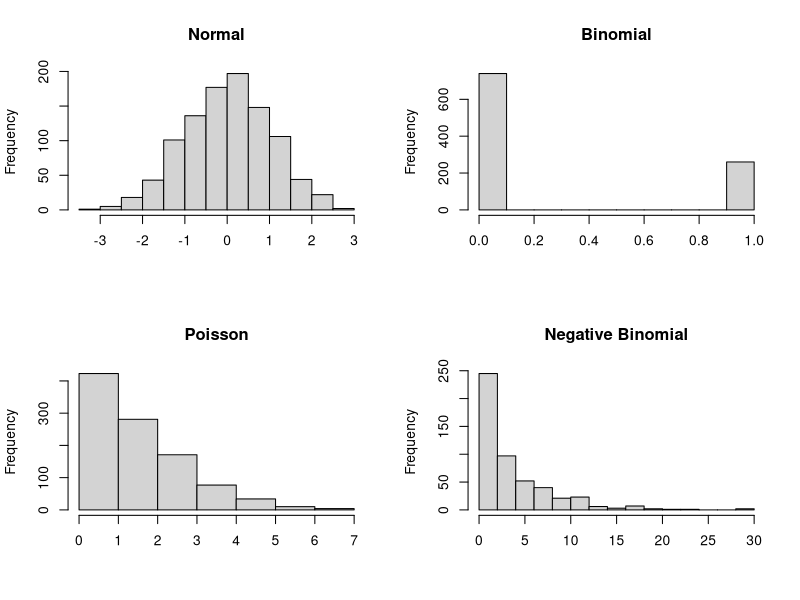
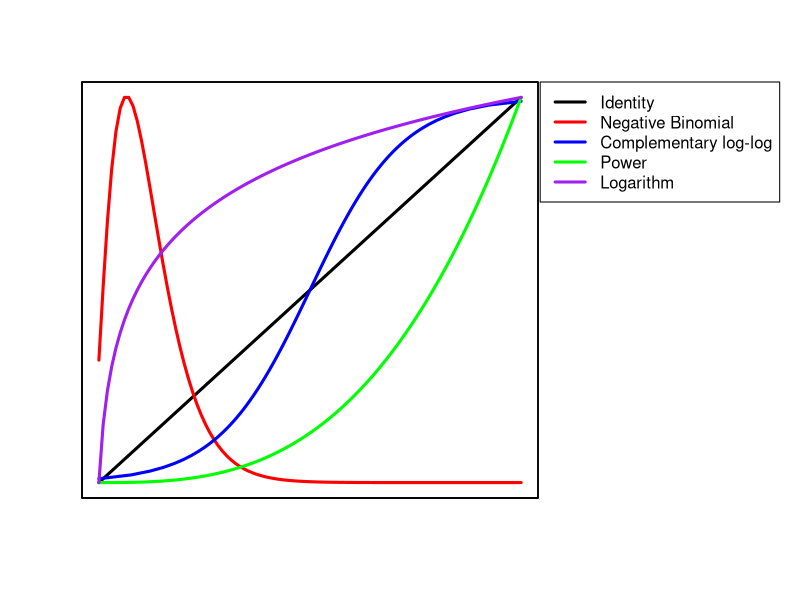
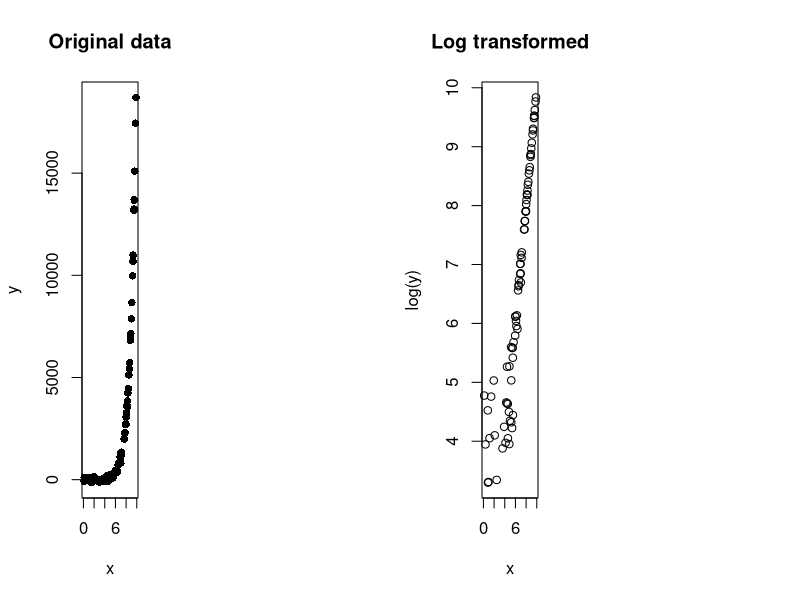
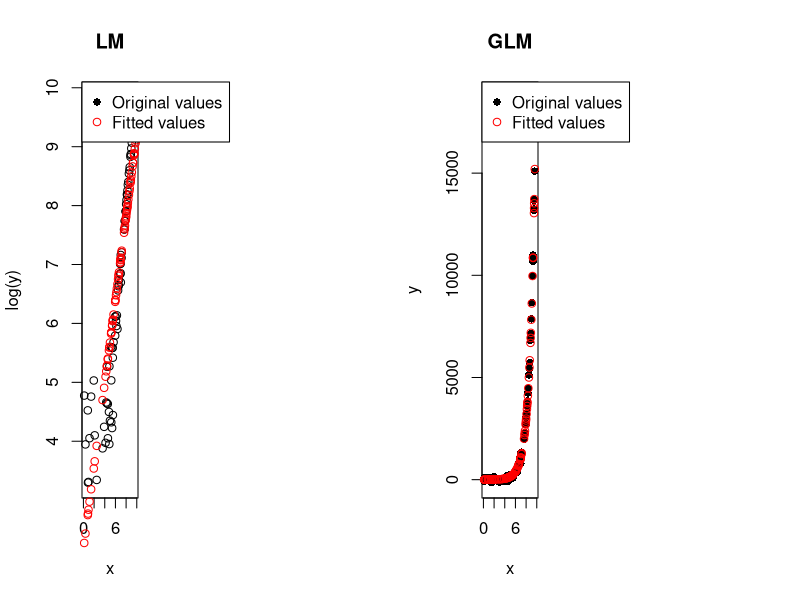
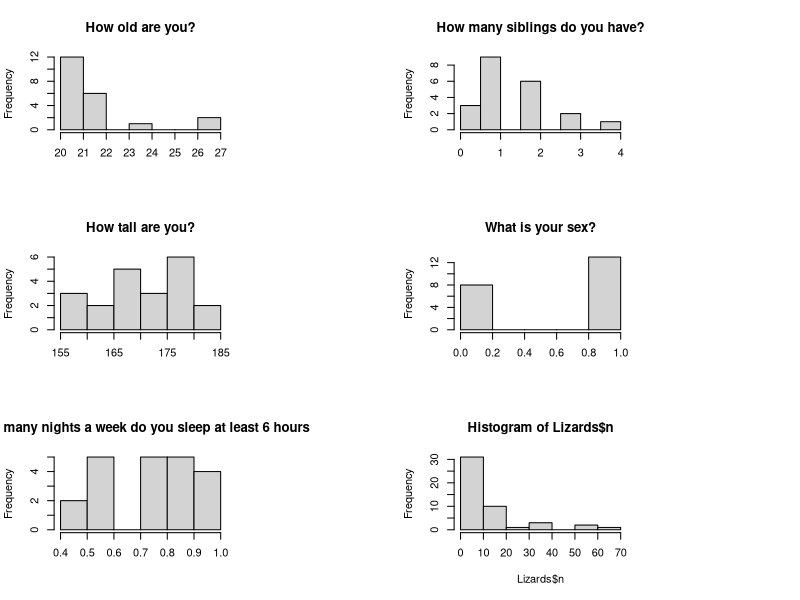
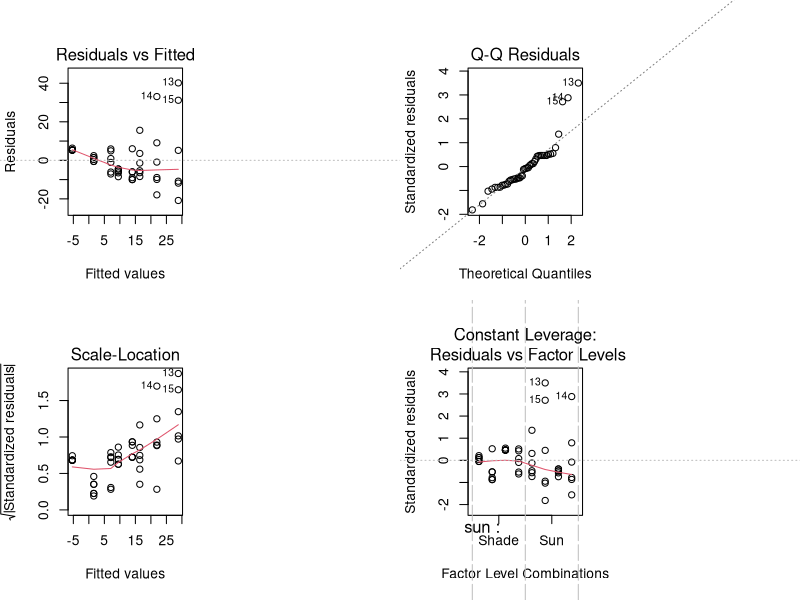
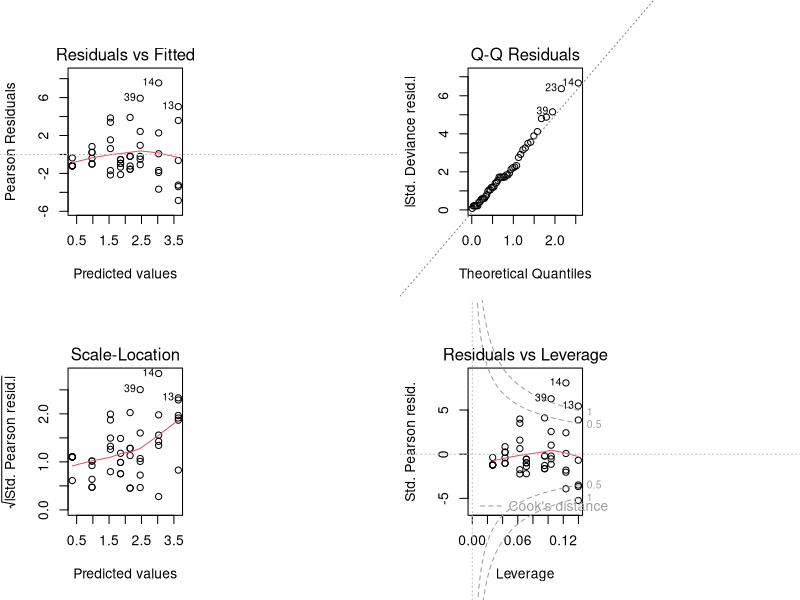
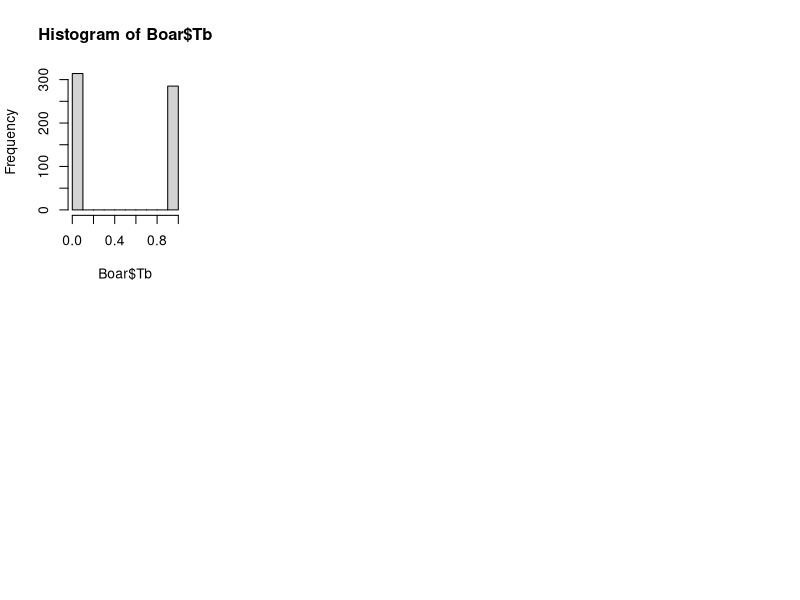

Write the R code that produced these figures, in order.
## ---- chunk 1

par(mfrow = c(2,2))
normal <- rnorm(1000)
hist(normal, main = 'Normal', xlab = NULL)

binom <- rbinom(1000, 1, 0.3)
hist(binom, main = 'Binomial', xlab = NULL)

pois <- rpois(1000, 2)
hist(pois, breaks = 9, main = 'Poisson', xlab = NULL)

negbim <- rnbinom(500, mu = 4, size = 1)
hist(negbim, breaks = 20, main = 'Negative Binomial', xlab = NULL)

## ---- chunk 2
par(mfrow = c(1,1))
x <- 1:100
p <- seq(0, 1, 0.01)
Power <- x^3
Logarithm <- log(x)
loglog <- log(p/(1-p))
negbimdis <- dnbinom(x, 3, 0.2)

par(mar=c(5.1, 4.1, 4.1, 13.1), xpd=TRUE)
plot(x, x, type = 'l', lwd = 3, ylab = '', xlab = '', xaxt='n', yaxt='n', bty='L')
par(new=TRUE)
plot(x, negbimdis, type = 'l', lwd = 3, col = 'red', ylab = '', xlab = '', xaxt='n', yaxt='n')
par(new=TRUE)
plot(loglog, p, type = 'l', lwd = 3, col = 'blue', ylab = '', xlab = '', xaxt='n', yaxt='n')
par(new=TRUE)
plot(x, Power, type = 'l', lwd = 3, col = 'green', ylab = '', xlab = '', xaxt='n', yaxt='n')
par(new=TRUE)
plot(x, Logarithm, type = 'l', lwd = 3, col = 'purple', ylab = '', xlab = '', xaxt='n', yaxt='n')
legend(x = 'topright', inset=c(-0.53,0), legend = c('Identity', 'Negative Binomial', 'Complementary log-log', 'Power', 'Logarithm'), col = c('black', 'red', 'blue', 'green', 'purple'), lwd = 3)

## ---- chunk 3
x <- runif(100, 0, 10)
y <- exp(x) + rnorm(length(x), mean = 0, sd = 100)
par(mfrow = c(1,2))
plot(x, y, pch = 16, main = 'Original data')
plot(x, log(y), main = 'Log transformed')
## ---- chunk 4
model1 <- lm(log(y)~x)
model2 <- glm(y~x, family = gaussian (link = "log"), start=c(1, 1))
## ---- chunk 5
par(mfrow = c(1,2))

plot(x, log(y), main = 'LM')
fitedx <- x[as.numeric(names(model1$fitted.values))]
points(fitedx, model1$fitted.values, col = 'red')
legend(x = 'topleft', legend = c('Original values','Fitted values'), pch = c(16, 1), col = c('black','red'))

plot(x, y, pch = 16, main = 'GLM')
points(x, model2$fitted.values, col = 'red')
legend(x = 'topleft', legend = c('Original values','Fitted values'), pch = c(16, 1), col = c('black','red'))
## ---- chunk 6

ClassData <- read.csv('ClassData.csv')

library(dplyr)
ClassData <- ClassData %>% 
  mutate(Sex = ifelse(What.is.your.sex. == 'Female', 1, 0)) %>%
  mutate(Sex = as.numeric(Sex))

str(ClassData)
par(mfrow = c(3, 2))
hist(ClassData$How.old.are.you., xlab = '', main = 'How old are you?')
hist(ClassData$How.many.siblings.do.you.have., xlab = '', main = 'How many siblings do you have?')
hist(ClassData$How.tall.are.you..in.cm , xlab = '', main = 'How tall are you?')
hist(ClassData$Sex, xlab = '', main = 'What is your sex?')
hist(ClassData$Out.of.the.7.nights.of.the.week..how.many.do.you.sleep.at.least.6.hours./7, xlab = '', main = 'How many nights a week do you sleep at least 6 hours')

## ---- chunk 7
Lizards <- read.csv('lizards.txt', sep = "\t")
head(Lizards)
## ---- chunk 8
hist(Lizards$n)
## ---- chunk 9
LizardsModelLM <- lm(n ~ sun + height + species, data = Lizards)

LizardsModel <- glm(n ~ sun + height + species, family = poisson (link = log), data = Lizards)
## ---- chunk 10
par(mfrow = c(2,2))
plot(LizardsModelLM)
## ---- chunk 11
par(mfrow = c(2,2))
plot(LizardsModel)
## ---- chunk 12
LizardsModel$deviance / LizardsModel$df.residual
## ---- chunk 13
(LizardsModel$null.deviance - LizardsModel$deviance) / LizardsModel$null.deviance
## ---- chunk 14

summary(LizardsModel)

## ---- chunk 15

Boar <- read.csv('Boar.csv')

head(Boar)
## ---- chunk 16
summary(Boar)
## ---- chunk 17
hist(Boar$Tb)
## ---- chunk 18
LinearBoarModel <- lm(Tb ~ sex * age * length, data = Boar)
par(mfrow = c(2,2))
plot(LinearBoarModel)
## ---- chunk 19
LogitBoarModel <- glm(Tb ~ sex * age * length, family = binomial (link = logit), data = Boar)
## ---- chunk 20
AIC(LogitBoarModel)
(LogitBoarModel$null.deviance - LogitBoarModel$deviance) / LogitBoarModel$null.deviance
## ---- chunk 21
par(mfrow = c(2,2))
plot(LogitBoarModel)
## ---- chunk 22
probitBoarModel <- glm(Tb ~ sex * age * length, family = binomial (link = probit), data = Boar)

cauchitBoarModel <- glm(Tb ~ sex * age * length, family = binomial (link = cauchit), data = Boar)

logBoarModel <- glm(Tb ~ sex * age * length, family = binomial (link = log), data = Boar)

cloglogBoarModel <- glm(Tb ~ sex * age * length, family = binomial (link = cloglog), data = Boar)

AIC(LogitBoarModel, probitBoarModel, cauchitBoarModel, logBoarModel, cloglogBoarModel)
## ---- chunk 23
par(mfrow = c(2,2))
plot(LogitBoarModel)
## ---- chunk 24
LogitBoarModel$deviance / LogitBoarModel$df.residual
